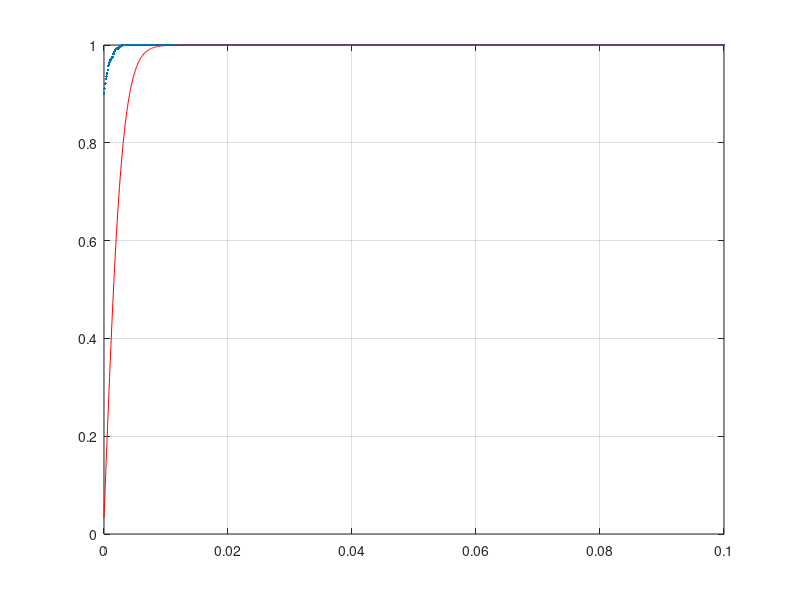

MATLAB code for this plot:
%% Linear Optimisation with Chance Constraints
% Moving plane problem

tic
%% Gaussian distribution Samples and Subsamples

% generate a sample of N constraints fromt this m samples will be selected

N = 100000;             % number of global samples

P = [0 , 0]';           % defines the mean Point for the Gaussian

D = randn(2,N) + P;         % generates 2 by N Gaussian distributed number with mean at P
D = abs(D);             % keeps only positive numbers


m = 1000;                         % how many samples in a subset    

if m >= N
    error('m is the size of the subset of N: it must be small than N')
end


num_subset = N / m;               % the number of subsets

if num_subset ~= abs(num_subset)
    error('m1 must be a non-negative integer')
end


%% Define plane

c = [1 1]';                         % the normal that defines the plane

d = c'*D;                           % distances from origin to plane

distances = zeros(num_subset,m);            % distances from the plane 


for i = 1 : num_subset
    
    distances(i, (1 : m)) = d( (i - 1)*m + 1 : i*m  );      % splits up the distances into 10 rows
    
end

[max_value,max_Index] = max(distances,[],2);                % finds maximum value and relevent index   


Plane_grad1 = -c(1) / c(2);     % finds the gradient of line of the plane

%% Violation: find the probability that 1% of the global violate the subset sample

num_violate = zeros( num_subset,1 );

% Loop to test each maximum value in order to see how many global points
% violate the subset 
for i = 1 : num_subset
    
    counter = 0;
    
    maxI = max_value(i,1);
    length_d = length(d);
    
    for j = 1 : length_d
    
        if d(1,j) > maxI
            counter = counter +1;
        end
    end
    num_violate(i,1) = counter;
    
end

% Need to divide all NUMBER OF TIMES that the condition is VIOLATED  in
% order to find the violation factor this can be compared to eta

violation_factors = num_violate ./ N;


if max(violation_factors) > 1
    error('Too few samples: more points violate the subset than are in the subset. Increase m.')
end

%% Compare each violation factor in order to work out the probability that violation occurs

eta = linspace(0,0.1,m);
num_bigger_eta = zeros(length(eta) ,1);

for i = 1 : length(eta)
    
    eta_comp = eta(1,i);
    counter = 0;
    
    for j = 1 : num_subset
        
        viol_comp = violation_factors(j,1);
        
        if viol_comp > eta_comp
            
            counter = counter + 1;
        end 
        num_bigger_eta(i,1) = counter;   
    end
    
end

one_minus_eta = 1 - eta;
probab_Violate = num_bigger_eta ./ m;

probab_V = 1 - probab_Violate;

%% Theorem 2.4

d = 2;                   % the dimensions of x

i = 0 : d;

Prob_theoryI = 0;

Prob_theo = zeros(1,length(eta));

for j_val = 1 : length(eta)

eta_comp = eta(j_val);

    for i_val = 1 : d + 1
        
        ii = i(i_val);
        
        Bin = nchoosek(m , ii);
        
        intermediate = Bin * eta_comp^(ii) * ( 1 - eta_comp ) ^ (m - ii);

        Prob_theoryI = Prob_theoryI + intermediate;
    end
    
Prob_theo(1,j_val) = Prob_theoryI;

end

Prob_theo = Prob_theo ./ max(Prob_theo);

%% Plots

plot(eta,probab_V,'.')   

grid on

hold on 

plot(eta,Prob_theo,'r')


toc        